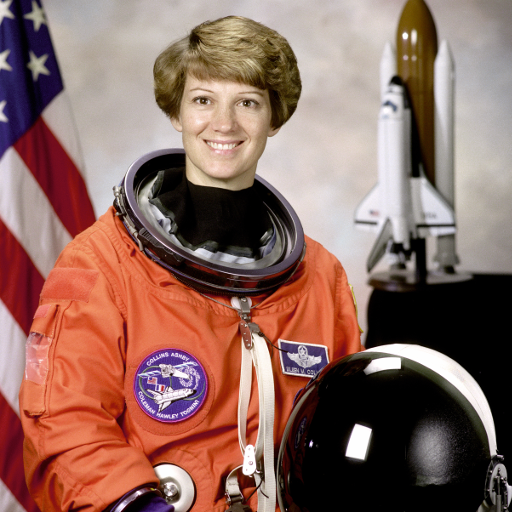
#> input picture skimage.data.astronaut(), 512 x 512 px
$ jupyter execute lab2.ipynb
#> lines starting #> are read from the running program, lines starting #| are printed output that depends on the picture; after the words box and inside, x2 and y2 are one past the last pixel; in counts of white or black regions, pixels touching at a corner belong together
lab2
\
jaber alsaikhan
\
2240006539

# ARTI 403 - Image Processing
## Lab 2: Digital Image Fundamentals

ARTI403 - Image Processing
Lab 2: Digital Image Fundamentals
Outcome#1: Explain how digital images are represented and manipulated in a computer.

The manual opens '../images/lena_gray_256.tif', '../images/cameraman.tif',
'../images/A.png' and '../images/B.png'. Those files are not part of this
repository, so Step 0 builds equivalent images from skimage's built-in sample
data (plus two simple binary shapes) and writes them into ../images. Every
later step then loads them by path exactly the way the manual does.

Displaying is done with matplotlib instead of PIL's Image.show(), so the whole
lab can be run start to finish without spawning external image viewers.

[cell 1]
import os
import cv2
import numpy as np
import skimage as ski
import matplotlib.pyplot as plt
from PIL import Image

## Step 0: Prepare the working images on disk

[cell 2]
# Paths are resolved relative to this file so the lab runs from anywhere.
# __file__ is undefined inside a notebook kernel, which starts in the notebook's
# own directory, so fall back to the working directory there.
try:
    HERE = os.path.dirname(os.path.abspath(__file__))
except NameError:
    HERE = os.getcwd()

IMAGES_DIR = os.path.join(HERE, "..", "images")
os.makedirs(IMAGES_DIR, exist_ok=True)

PORTRAIT_PATH = os.path.join(IMAGES_DIR, "portrait_gray_256.png")  # stands in for lena_gray_256.tif
CAMERAMAN_PATH = os.path.join(IMAGES_DIR, "cameraman_256.png")     # stands in for cameraman.tif
A_PATH = os.path.join(IMAGES_DIR, "A.png")
B_PATH = os.path.join(IMAGES_DIR, "B.png")


def to_gray_256(image):
    """Convert a sample image to a 256x256 uint8 grayscale array."""
    if image.ndim == 3:
        image = ski.color.rgb2gray(image)
    resized = ski.transform.resize(image, (256, 256), anti_aliasing=True)
    return ski.util.img_as_ubyte(resized)


# skimage's built-in test images: astronaut() is RGB, camera() is grayscale 512x512.
ski.io.imsave(PORTRAIT_PATH, to_gray_256(ski.data.astronaut()))
ski.io.imsave(CAMERAMAN_PATH, to_gray_256(ski.data.camera()))
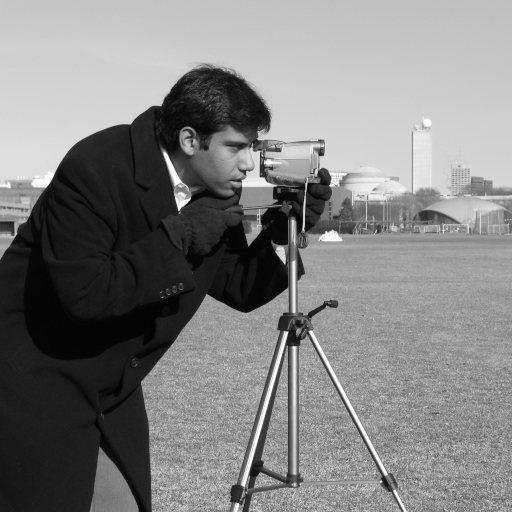
#> input picture skimage.data.camera(), 512 x 512 px
#> in to_gray_256, image is the input picture: shape (512, 512); min 0, max 255, mean 129.1

# Two binary shapes for the set/logical operations: a filled disk (A) and a
# filled square (B), positioned so that they partially overlap.
rows, cols = np.ogrid[:256, :256]
disk = ((rows - 100) ** 2 + (cols - 100) ** 2) <= 70 ** 2
square = (rows >= 90) & (rows < 220) & (cols >= 90) & (cols < 220)

ski.io.imsave(A_PATH, (disk * 255).astype(np.uint8))
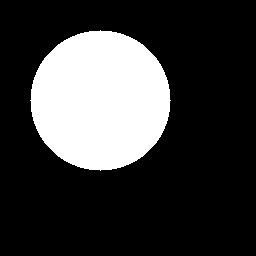
#> saved as A.png: shape (256, 256); 23.5% white; 1 white region, box (x1, y1, x2, y2) and area: (30, 30, 171, 171) 15373
ski.io.imsave(B_PATH, (square * 255).astype(np.uint8))

## Image Sampling and Quantization

[cell 3]
def sample_image(image, factor):
    """
    Downsamples the image by the given factor.
    Args:
        image (numpy array): Original image.
        factor (int): Factor by which to downsample.
    Returns:
        numpy array: Downsampled image.
    """
#> called with factor = 14
    height, width = image.shape[:2]
#> height = 256; width = 256
    sampled_image = cv2.resize(
        image, (width // factor, height // factor), interpolation=cv2.INTER_NEAREST
    )
    return sampled_image


def quantize_image(image, levels):
    """
    Reduces the number of grayscale levels in the image.
    Args:
        image (numpy array): Original image.
        levels (int): Number of grayscale levels.
    Returns:
        numpy array: Quantized image.
    """
#> called with levels = 9
    quantized_image = np.floor(image / (256 // levels)) * (256 // levels)
    quantized_image = quantized_image.astype(np.uint8)
#| Original shape: (256, 256)
#| Sampled shape (factor=14): (18, 18)
#| Distinct gray levels: original=255, quantized=10
    return quantized_image


def plot_images(original, sampled, quantized):
    """
    Plots the original, sampled, and quantized images side by side.
    Args:
        original (numpy array): Original image.
        sampled (numpy array): Sampled image.
        quantized (numpy array): Quantized image.
    """
    plt.figure(figsize=(12, 4))
    plt.subplot(1, 3, 1)
    plt.imshow(original, cmap="gray")
    plt.title("Original Image")
    plt.axis("off")

    plt.subplot(1, 3, 2)
    plt.imshow(sampled, cmap="gray")
    plt.title("Sampled Image")
    plt.axis("off")

    plt.subplot(1, 3, 3)
    plt.imshow(quantized, cmap="gray")
    plt.title("Quantized Image")
    plt.axis("off")

    plt.show()

[cell 4]
image_path = PORTRAIT_PATH
sampling_factor = 14
quantization_levels = 9

# Load image in grayscale
original_image = cv2.imread(image_path, cv2.IMREAD_GRAYSCALE)
if original_image is None:
    print(f"Error: Unable to load image at {image_path}")

# Sample and quantize
sampled_image = sample_image(original_image, sampling_factor)
quantized_image = quantize_image(original_image, quantization_levels)

print("Original shape:", original_image.shape)
print(f"Sampled shape (factor={sampling_factor}):", sampled_image.shape)
print(
    f"Distinct gray levels: original={len(np.unique(original_image))}, "
    f"quantized={len(np.unique(quantized_image))}"
)

# Plot results
plot_images(original_image, sampled_image, quantized_image)

## Arithmetic Operations

[cell 5]
img1 = Image.open(PORTRAIT_PATH)
img2 = Image.open(CAMERAMAN_PATH)

resize = (400, 400)
img1 = img1.resize(resize, Image.Resampling.LANCZOS)
img2 = img2.resize(resize, Image.Resampling.LANCZOS)

im1arr = np.asarray(img1)
im2arr = np.asarray(img2)

# uint8 arithmetic wraps around: 200 + 100 becomes 44, not 255. The clipped
# version below is what we usually want when adding two images.
addition = im1arr + im2arr
addition_clipped = np.clip(im1arr.astype(np.int16) + im2arr.astype(np.int16), 0, 255).astype(np.uint8)
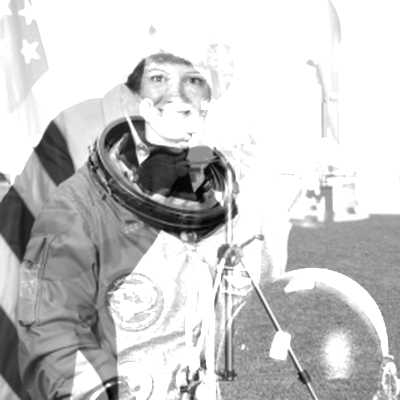
#> addition_clipped: shape (400, 400); min 1, max 255, mean 200.6

fig, axs = plt.subplots(1, 4, figsize=(16, 4), layout="constrained")
fig.suptitle("Arithmetic Operations: Addition")
for ax, im, title in zip(
    axs,
    [im1arr, im2arr, addition, addition_clipped],
    ["Image 1", "Image 2", "Addition (uint8 wraparound)", "Addition (clipped to 0-255)"],
):
    ax.imshow(im, cmap="gray", vmin=0, vmax=255)
    ax.set_title(title)
    ax.axis("off")
#> this loop made 4 passes
#> title on passes 1 to 4: 'Image 1', 'Image 2', 'Addition (uint8 wraparound)', 'Addition (clipped to 0-255)'
plt.show()

## Sets and Logical Operations (binary images)

[cell 6]
img3 = Image.open(A_PATH)
img4 = Image.open(B_PATH)

resize = (400, 400)
img3 = img3.resize(resize, Image.Resampling.LANCZOS)
img4 = img4.resize(resize, Image.Resampling.LANCZOS)

im3arr = np.asarray(img3)
im4arr = np.asarray(img4)

union = im4arr | im3arr
intersection = im4arr & im3arr
xor = im4arr ^ im3arr
complement_a = ~im3arr
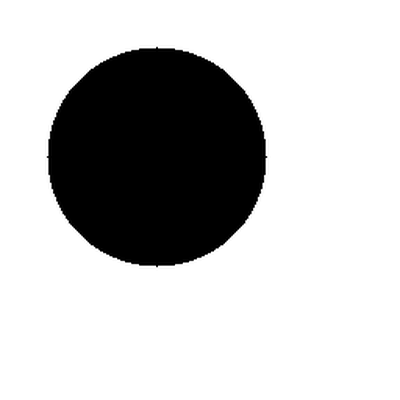
#> complement_a: shape (400, 400); min 0, max 255, mean 195.2

fig, axs = plt.subplots(2, 3, figsize=(12, 8), layout="constrained")
fig.suptitle("Sets and Logical Operations on Binary Images")
for ax, im, title in zip(
    axs.ravel(),
    [im3arr, im4arr, union, intersection, xor, complement_a],
    ["A", "B", "A OR B (union)", "A AND B (intersection)", "A XOR B", "NOT A (complement)"],
):
    ax.imshow(im, cmap="gray", vmin=0, vmax=255)
    ax.set_title(title)
    ax.axis("off")
#> this loop made 6 passes
plt.show()

## Task #1: Change the sampling and quantization parameters and observe the effects.

[cell 7]
# Sampling: fewer samples means fewer pixels, so the image gets blockier and
# the fine detail (badge lettering, the rocket in the background) is the first
# thing to disappear.
sampling_factors = [1, 2, 4, 8, 16, 32]

fig, axs = plt.subplots(1, len(sampling_factors), figsize=(18, 3.5), layout="constrained")
fig.suptitle("Task 1a: Effect of the sampling factor (spatial resolution)")
for ax, factor in zip(axs, sampling_factors):
    sampled = sample_image(original_image, factor)
    ax.imshow(sampled, cmap="gray", vmin=0, vmax=255)
    ax.set_title(f"factor={factor}\n{sampled.shape[1]}x{sampled.shape[0]}")
    ax.axis("off")
plt.show()

# Quantization: fewer gray levels means smooth gradients break into visible
# bands - "false contouring" - which is clearly visible from about 16 levels
# down, while the spatial detail is untouched.
levels_list = [256, 64, 16, 8, 4, 2]

fig, axs = plt.subplots(1, len(levels_list), figsize=(18, 3.5), layout="constrained")
fig.suptitle("Task 1b: Effect of the number of gray levels (intensity resolution)")
for ax, levels in zip(axs, levels_list):
    quantized = quantize_image(original_image, levels)
    ax.imshow(quantized, cmap="gray", vmin=0, vmax=255)
    ax.set_title(f"levels={levels}\n{len(np.unique(quantized))} used")
    ax.axis("off")
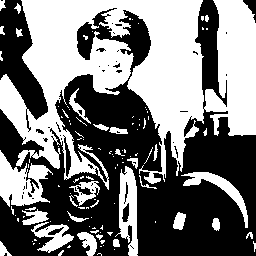
#> quantized: shape (256, 256); values 0 (black) and 128 (white), 47.7% white; 113 white regions (83 under 20 px), largest, box (x1, y1, x2, y2) and area: (0, 0, 256, 190) 24660, (0, 150, 53, 207) 1590, (115, 166, 138, 256) 1145
plt.show()
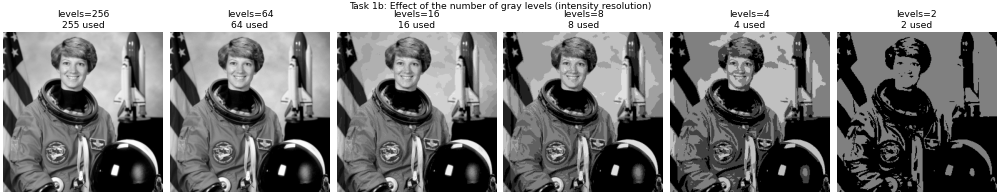
#> figure drawn by matplotlib, 6 panels

print("\n--- Task 1 observations ---")
for factor in sampling_factors:
    sampled = sample_image(original_image, factor)
    print(f"sampling factor {factor:>2}: shape {sampled.shape}, {sampled.size:>6} pixels")
for levels in levels_list:
    quantized = quantize_image(original_image, levels)
    print(f"quantization levels {levels:>3}: {len(np.unique(quantized)):>3} distinct values in the result")
#> this loop made 6 passes
#| quantization levels 256: 255 distinct values in the result
#| quantization levels  64:  64 distinct values in the result
#| quantization levels  16:  16 distinct values in the result
#| quantization levels   8:   8 distinct values in the result
#| quantization levels   4:   4 distinct values in the result
#| quantization levels   2:   2 distinct values in the result

## Task #2: Read two images, convert them into arrays, and perform the following operations on them.

[cell 8]
# Read the two grayscale images and convert them into arrays. Both are 400x400
# uint8, so they can be combined pixel by pixel.
a = np.asarray(Image.open(PORTRAIT_PATH).resize(resize, Image.Resampling.LANCZOS))
b = np.asarray(Image.open(CAMERAMAN_PATH).resize(resize, Image.Resampling.LANCZOS))

# Work in int16 for the arithmetic so nothing wraps around before we clip.
a16 = a.astype(np.int16)
b16 = b.astype(np.int16)

# 2.1 Subtract two images and display the result.
subtraction = np.clip(a16 - b16, 0, 255).astype(np.uint8)

# 2.2 Add one image with a constant value of 175 and display it.
add_constant = np.clip(a16 + 175, 0, 255).astype(np.uint8)

# For grayscale images the set operations are defined on intensities:
#   complement  A^c    = 255 - A
#   union       A U B  = max(A, B)
#   intersection A n B = min(A, B)
#   difference  A - B  = A n B^c = min(A, 255 - B)
complement_b = (255 - b).astype(np.uint8)
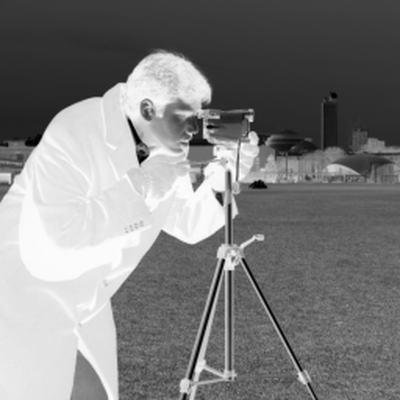
#> complement_b: shape (400, 400); min 0, max 255, mean 125.9

# 2.3 Set difference on two gray-scale images.
set_difference = np.minimum(a, complement_b)
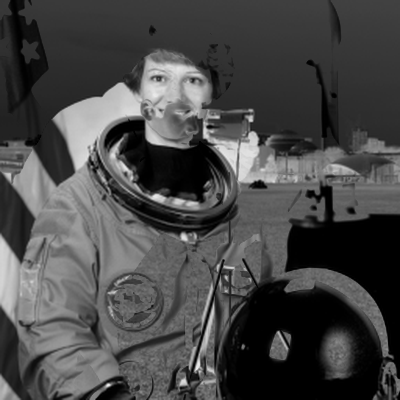
#> set_difference: shape (400, 400); min 0, max 237, mean 71.6

# 2.4 Symmetric difference: (A - B) U (B - A).
b_minus_a = np.minimum(b, (255 - a).astype(np.uint8))
symmetric_difference = np.maximum(set_difference, b_minus_a)

# 2.5 Intersection on two gray-scale images.
gray_intersection = np.minimum(a, b)
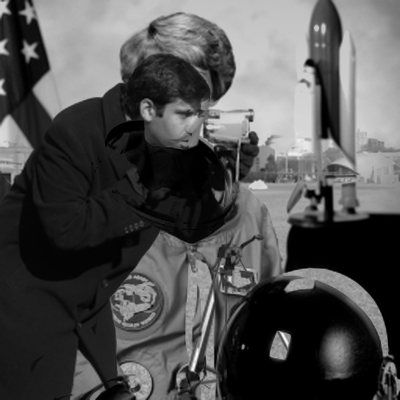
#> gray_intersection: shape (400, 400); min 0, max 252, mean 80.8

# Shown alongside for reference: the union.
gray_union = np.maximum(a, b)
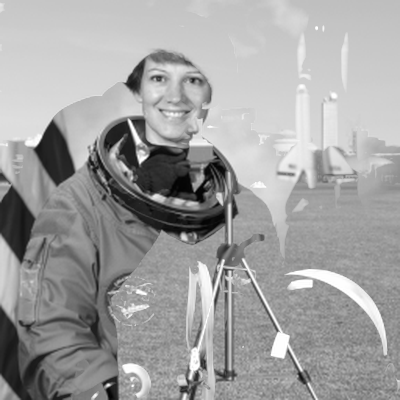
#> gray_union: shape (400, 400); min 1, max 255, mean 161

results = [
    (a, "Image A"),
    (b, "Image B"),
    (subtraction, "A - B (clipped)"),
    (add_constant, "A + 175"),
    (set_difference, "Set difference  A n B^c"),
    (symmetric_difference, "Symmetric difference"),
    (gray_intersection, "Intersection  min(A, B)"),
    (gray_union, "Union  max(A, B)"),
]

fig, axs = plt.subplots(2, 4, figsize=(16, 8), layout="constrained")
fig.suptitle("Task 2: Arithmetic and set operations on two gray-scale images")
for ax, (im, title) in zip(axs.ravel(), results):
    ax.imshow(im, cmap="gray", vmin=0, vmax=255)
    ax.set_title(title)
    ax.axis("off")
#> this loop made 8 passes
plt.show()

print("\n--- Task 2 results (min / max / mean of each output) ---")
for im, title in results:
    print(f"{title:<28} min={im.min():>3}  max={im.max():>3}  mean={im.mean():6.2f}")
